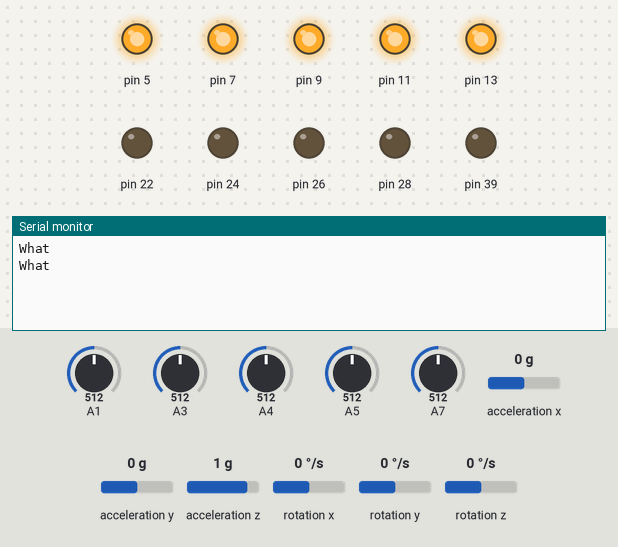
A sketch run on a simulated Arduino Mega 2560, built with avr-gcc and run on an emulated ATmega2560. Shown: output pins drawn as LEDs (lit = HIGH), the last lines printed to the serial monitor. Wiring (inferred from the names in the program): MPU-6050 motion sensor at I2C address 0x68. Inputs (shaded band) come from the test bench; at power-on: acceleration y 0 g, A1 = 512, A3 = 512, A5 = 512, A4 = 512, A7 = 512, acceleration x 0 g, acceleration z 1 g, rotation x 0 °/s, rotation y 0 °/s, rotation z 0 °/s.

Above: at 2.3 s.
2.4 s: acceleration y set to 0.8 g
At 3.3 s:
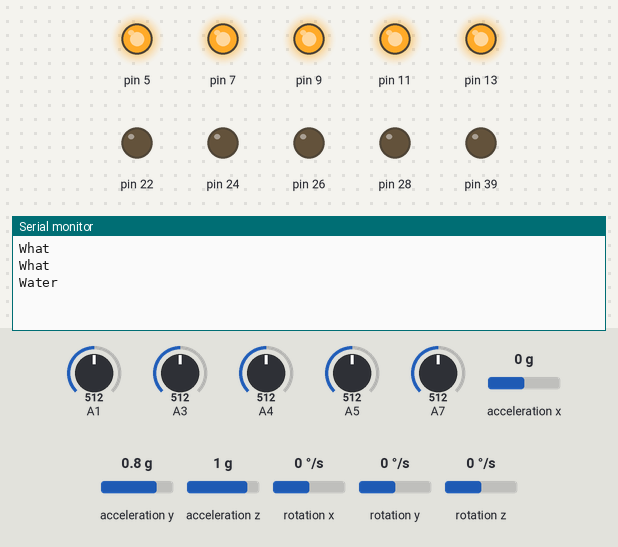
6.0 s: A1 set to 340
At 7.0 s:
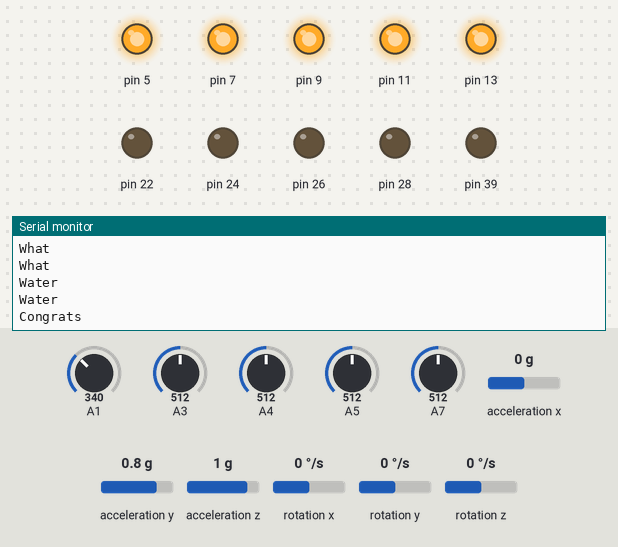
9.0 s: A3 set to 710
At 9.5 s:
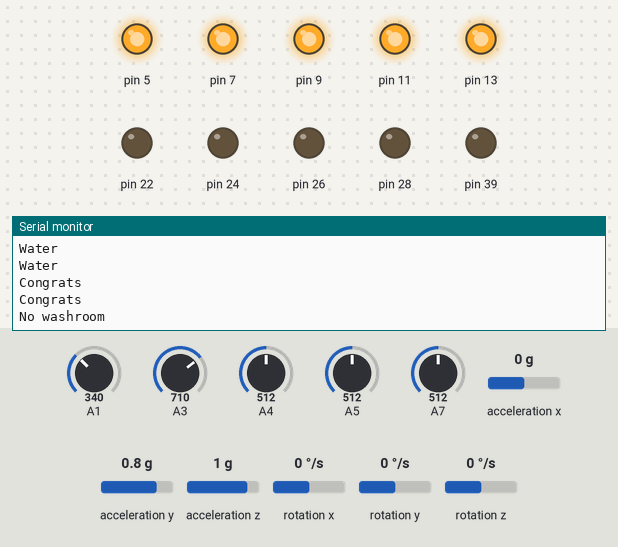
12.0 s: A5 set to 290
At 13.1 s:
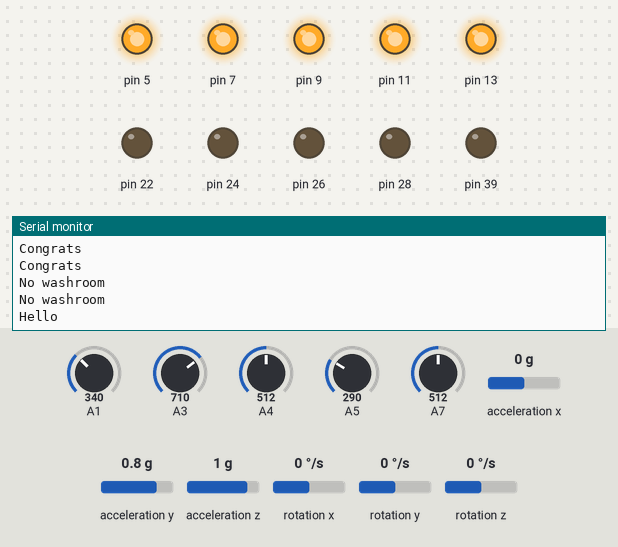
15.0 s: acceleration y set to -1.4 g
At 15.6 s:
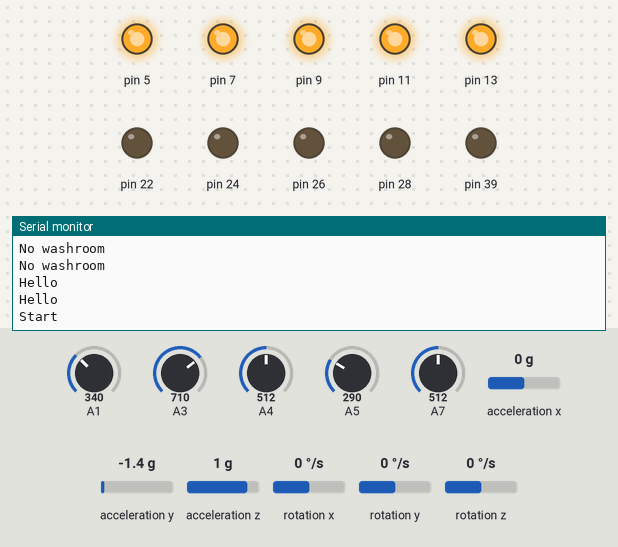
18.0 s: A5 set to 306
At 19.2 s:
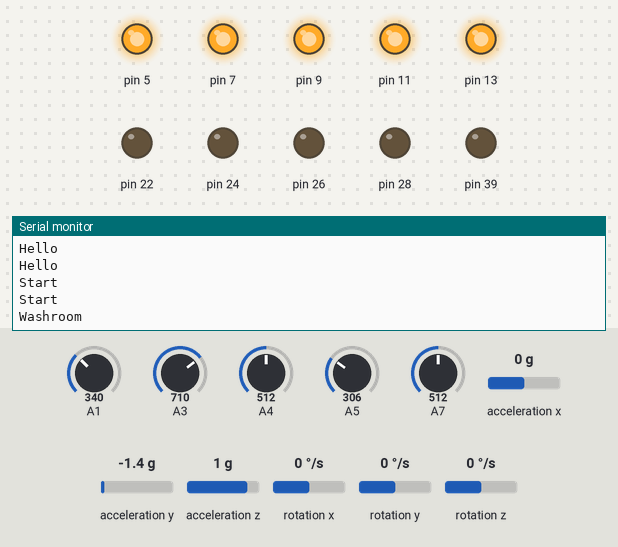

The sketch:

final_almost.ino
```cpp
#include<SoftwareSerial.h>
SoftwareSerial BTserial(2,3);
#include<Wire.h>
const int MPU_addr=0x68;  // I2C address of the MPU-6050
int16_t AcX,AcY,AcZ,Tmp,GyX,GyY,GyZ;

int l,r,m,i,t= 0;


void setup() {
  // put your setup code here, to run once:
Serial.begin(9600); //Begin serial communication

 Wire.begin();
 Wire.beginTransmission(MPU_addr);
 Wire.write(0x6B);  // PWR_MGMT_1 register
 Wire.write(0);     // set to zero (wakes up the MPU-6050)
 Wire.endTransmission(true);

pinMode(5,OUTPUT);
pinMode(7,OUTPUT);
pinMode(9,OUTPUT);
pinMode(11,OUTPUT);
pinMode(13,OUTPUT);
pinMode(22,OUTPUT);
pinMode(24,OUTPUT);
pinMode(26,OUTPUT);
pinMode(28,OUTPUT);
pinMode(39,OUTPUT);
digitalWrite(5,HIGH);
digitalWrite(7,HIGH);
digitalWrite(9,HIGH);
digitalWrite(11,HIGH);
digitalWrite(13,HIGH);
digitalWrite(22,LOW);
digitalWrite(24,LOW);
digitalWrite(26,LOW);
digitalWrite(28,LOW);
digitalWrite(30,LOW);

}

void loop()
{
  // put your main code here, to run repeatedly:
l=analogRead(A4);
//Serial.print(l);
//Serial.print("  ");
r=analogRead(A3);
//Serial.print(r);
//Serial.print("  ");
m=analogRead(A5);
//Serial.print(m);
//Serial.print("  ");
i=analogRead(A1);
//Serial.print(i);
//Serial.print("  ");
t=analogRead(A7);
//Serial.print(t);
//Serial.println("  ");

/*if (i<330) {
  if (m>380) {
    Serial.println("L");
  }
  else {
    if (l>480) {
      Serial.println("W");
    }
    else {
      if (t>350) {
      Serial.println("B");
      }
  }
  }
}


else if (i>330) {
  if ( m<380) {
    Serial.println("F");
  }
  else {
    if (m> 380) {
      Serial.println("M");
    }
    else {
      if (r<400) {
        Serial.println("V");
      }
      else {
        if (l<480) {
          Serial.println("I");
        }
        else {
          if (t<310) {
            Serial.println("A");
          }
          else {
            Serial.println("M");
          }
        }
      }
    }
  }
}


else {
  Serial.println("DSA");
}
*/
 Wire.beginTransmission(MPU_addr);
  Wire.write(0x3B);  // starting with register 0x3B (ACCEL_XOUT_H)
  Wire.endTransmission(false);
  Wire.requestFrom(MPU_addr,14,true);  // request a total of 14 registers
  AcX=Wire.read()<<8|Wire.read();  // 0x3B (ACCEL_XOUT_H) & 0x3C (ACCEL_XOUT_L)
  AcY=Wire.read()<<8|Wire.read();  // 0x3D (ACCEL_YOUT_H) & 0x3E (ACCEL_YOUT_L)
  AcZ=Wire.read()<<8|Wire.read();  // 0x3F (ACCEL_ZOUT_H) & 0x40 (ACCEL_ZOUT_L)
  Tmp=Wire.read()<<8|Wire.read();  // 0x41 (TEMP_OUT_H) & 0x42 (TEMP_OUT_L)
  GyX=Wire.read()<<8|Wire.read();  // 0x43 (GYRO_XOUT_H) & 0x44 (GYRO_XOUT_L)
  GyY=Wire.read()<<8|Wire.read();  // 0x45 (GYRO_YOUT_H) & 0x46 (GYRO_YOUT_L)
  GyZ=Wire.read()<<8|Wire.read();  // 0x47 (GYRO_ZOUT_H) & 0x48 (GYRO_ZOUT_L)
//  Serial.print("AcX = "); Serial.print(AcX);
//  Serial.print(" | AcY = "); Serial.print(AcY);
//  Serial.print(" | AcZ = "); Serial.print(AcZ);
//  Serial.print(" | Tmp = "); Serial.print(Tmp/340.00+36.53);  //equation for temperature in degrees C from datasheet
//  Serial.print(" | GyX = "); Serial.print(GyX);
//  Serial.print(" | GyY = "); Serial.print(GyY);
//  Serial.print(" | GyZ = "); Serial.println(GyZ);

  if(r>700 && m<300 && i<350 && AcY<12000)
{
  Serial.println("Start");
}
else if(r>700 && m<300 && i<350 && AcY>12000)
{
  Serial.println("Hello");
}
else if(r>700 && m<300 && i>350 && AcY<12000)
{
  Serial.println("Perfect");
}
else if(r>700 && m<300 && i>350 && AcY>12000)
{
  Serial.println("Not Perfect");
}
else if(r>700 && m>300 && i<350 && AcY<12000)
{
  Serial.println("Washroom");
}
else if(r>700 && m>300 && i<350 && AcY>12000)
{
  Serial.println("No washroom");
}
else if(r<700 && m<300 && i<350 && AcY<12000)
{
  Serial.println("Danger");
}
else if(r<700 && m<300 && i<350 && AcY>12000)
{
  Serial.println("Help");
}
else if(r>700 && m>300 && i>350 && AcY<12000)
{
  Serial.println("Hungry");
}
else if(r>700 && m>300 && i>350 && AcY>12000)
{
  Serial.println("Not hungry");
}
else if(r<700 && m<300 && i>350 && AcY<12000)
{
  Serial.println("Sorry");
}
else if(r<700 && m<300 && i>350 && AcY>12000)
{
  Serial.println("Not sorry");
}
else if(r<700 && m>300 && i<350 && AcY<12000)
{
  Serial.println("All the best");
}
else if(r<700 && m>300 && i<350 && AcY>12000)
{
  Serial.println("Congrats");
}
else if(r<700 && m>300 && i>350 && AcY<12000)
{
  Serial.println("What");
}
else if(r<700 && m>300 && i>350 && AcY>12000)
{
  Serial.println("Water");
}
else
{
  Serial.println("DSA");
}
delay(1500);
}
```

Measured:
- after the input at 2.4 s, the serial monitor: prints a new line after 0.61 s (image 1)
- after the input at 6.0 s, the serial monitor: prints a new line at once (image 2)
- after the input at 9.0 s, the serial monitor: prints a new line at once (image 3)
- after the input at 12.0 s, the serial monitor: prints a new line at once (image 4)
- after the input at 15.0 s, the serial monitor: prints a new line at once (image 5)
- after the input at 18.0 s, the serial monitor: prints a new line at once (image 6)
